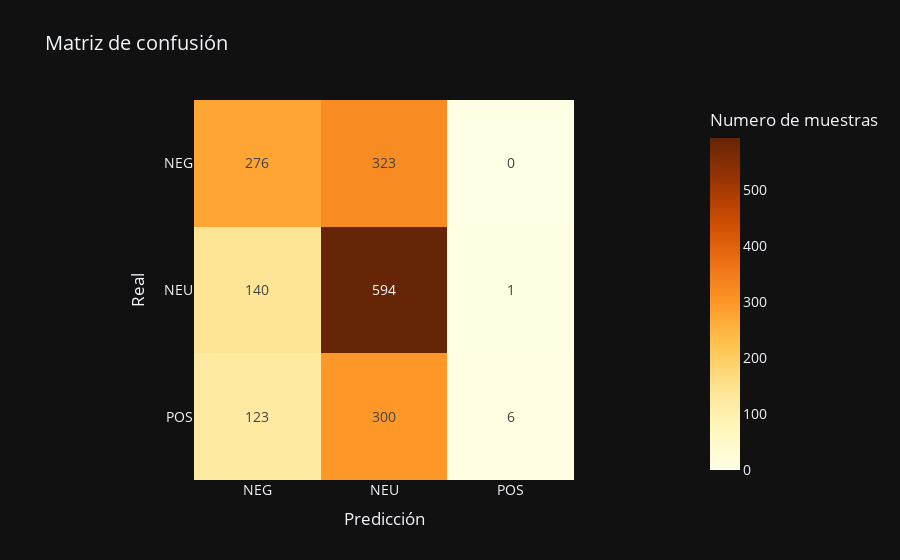

The notebook cell saved with this chart:
### Markdown cell above
### TFIDF

### Code cell
model = StartModel()
report = model.start(X, y,'TFIDF', num_classes=3, epochs=10, batch_size=BATCH_SIZE,lr=LR)
report['task'] = 'polarity'

reports.append(report)

### Figure 1 — Plotly figure (JSON) as saved in the notebook; plotly's stock layout.template omitted (floating-point values rounded to 4 significant figures)
{"data": [{"coloraxis": "coloraxis", "hovertemplate": "x: %{x}<br>y: %{y}<br>Numero de muestras: %{z}<extra></extra>", "name": "0", "texttemplate": "%{z}", "type": "heatmap", "x": ["NEG", "NEU", "POS"], "xaxis": "x", "y": ["NEG", "NEU", "POS"], "yaxis": "y", "z": [[276, 323, 0], [140, 594, 1], [123, 300, 6]]}], "layout": {"coloraxis": {"colorbar": {"title": {"text": "Numero de muestras"}}, "colorscale": [[0, "rgb(255,255,229)"], [0.125, "rgb(255,247,188)"], [0.25, "rgb(254,227,145)"], [0.375, "rgb(254,196,79)"], [0.5, "rgb(254,153,41)"], [0.625, "rgb(236,112,20)"], [0.75, "rgb(204,76,2)"], [0.875, "rgb(153,52,4)"], [1, "rgb(102,37,6)"]]}, "font": {"size": 14}, "title": {"text": "Matriz de confusión "}, "xaxis": {"anchor": "y", "constrain": "domain", "domain": [0, 1], "scaleanchor": "y", "title": {"text": "Predicción"}}, "yaxis": {"anchor": "x", "autorange": "reversed", "constrain": "domain", "domain": [0, 1], "title": {"text": "Real"}}}}
